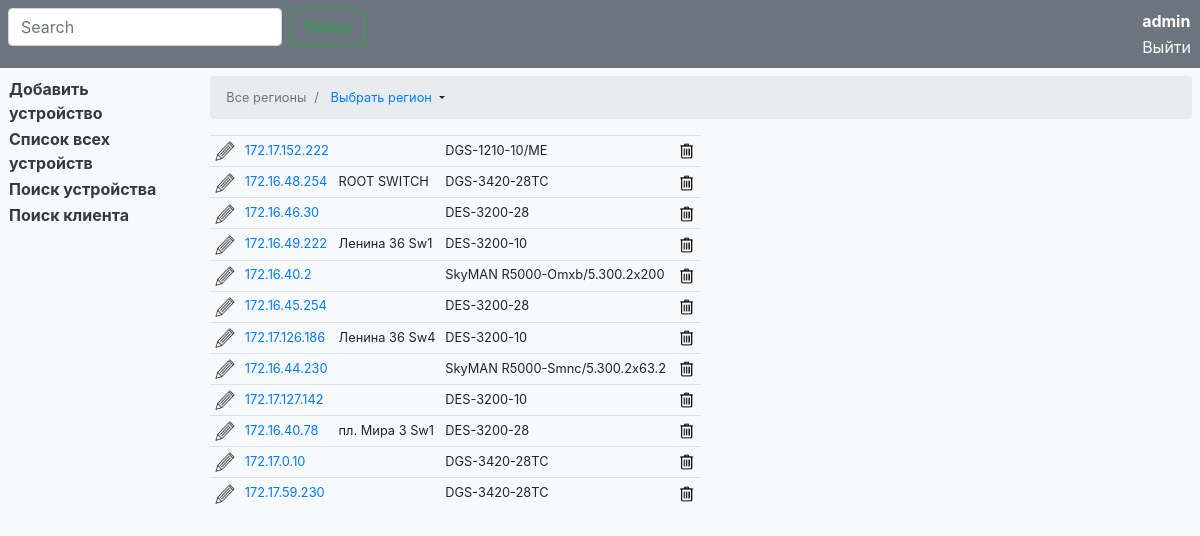
Page / (signed in) on the earlier database version.
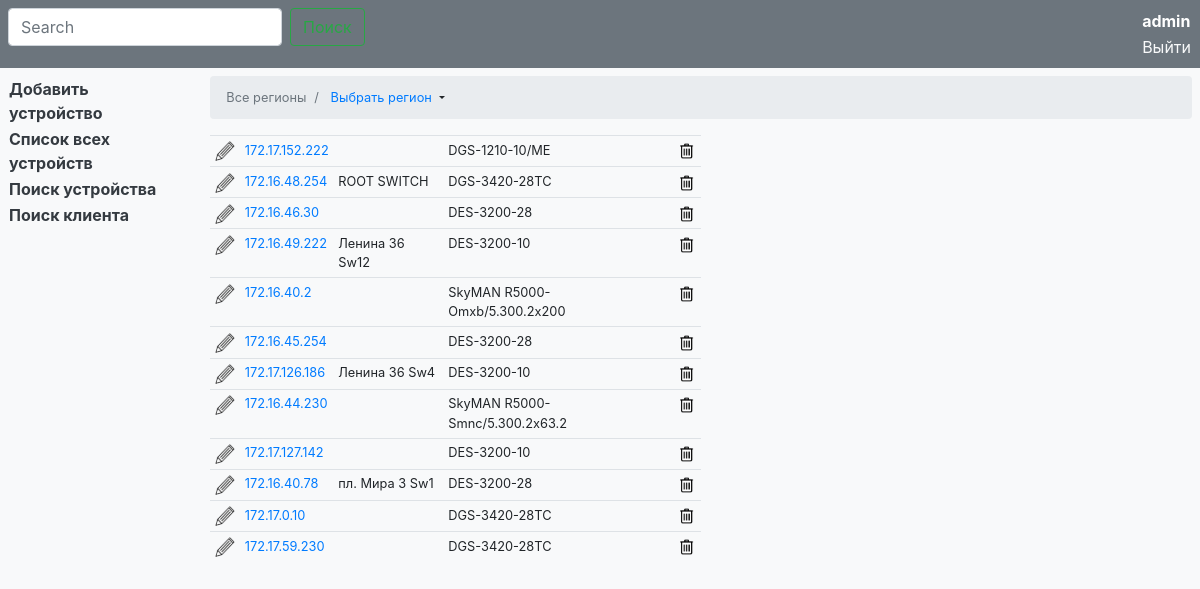
Same page on the later database version.
### models_device/models.py (models this page shows, shortened)
class Device(models.Model):
    model = models.ForeignKey(ModelDevices, null=True, on_delete=models.SET_NULL, help_text='модель устройства', verbose_name='Модель')
    ip = models.GenericIPAddressField(unique=True, help_text='IP нового устройства', verbose_name='IP устройства')
    incoming_port = models.CharField(max_length=10, help_text='приходящий порт', default=1, verbose_name='Приходящий порт')
    up_connect_ip = models.GenericIPAddressField(validators=[validate_up_connect_ip], help_text='IP устройства от которого подключено', verbose_name='IP вышестоящего')
    up_connect_port = models.CharField(max_length=10, help_text='порт подключения на вышестоящем устройстве', default=1, verbose_name='Порт вышестоящего')
    city = models.ForeignKey(Cities, on_delete=models.PROTECT, help_text='город подключения', verbose_name='Город')
    comment = models.TextField(blank=True, verbose_name='Комментарий', help_text='комментарий')
    update = models.DateTimeField(auto_now=True)
    class Meta:
        verbose_name = 'Установленное оборудование'
        verbose_name_plural = 'Установленное оборудование'

class ModelDevices(models.Model):
    type = models.CharField(max_length=30, verbose_name='Тип устройства')
    model = models.CharField(max_length=30, help_text='модель устройства', verbose_name='Модель')
    ports = models.PositiveSmallIntegerField(help_text='количество портов', verbose_name='Портов')
    template = models.CharField(max_length=50,help_text='имя файла с шаблоном', verbose_name='Шаблон')
    comment = models.TextField(blank=True, verbose_name='Комментарий', help_text='комментарий')
    class Meta:
        verbose_name = 'Тип и модель оборудования'
        verbose_name_plural = 'Типы и модели оборудования'
        ordering = ['model']

### models_device/views.py (the view)
# urls.py: path('', DeviceView.as_view(), name='dev_list'),
class DeviceView(PathToCityMixin, ListView):
    template_name = "dev_list.html"
    paginate_by = 12
    def get_queryset(self):
        search_query = self.request.GET.get('search', '')
        result = []
        if search_query:
            result_search = ConnectionOnDevice.objects.filter(connected__icontains=search_query)
            for i in result_search:
                result.append(i.id_dev)
            return result
        else:
            return self._action_list[0]()  # from PathToCityMixin

### cities/models.py (called while the page is built)
    def all_regions():
        regions = []
        for _reg in REGIONS:
            regions.append(_reg[1])
        return regions

### models_device/views.py (called while the page is built)
    def _all_dev(self):
        return Device.objects.all().order_by('city')

    def get_context_data(self, **kwargs):
        self.context = super(PathToCityMixin, self).get_context_data(**kwargs)
        for _key in self._action_list[1:]:
            self.context[_key] = self.kwargs[_key]
        return self.context

### models_device/templates/dev_list.html (shortened to what the changed rows need)
{% extends "base.html" %}
{% load static %}
{% block main %}
			<table class="table table-sm table-hover w-50">
			{% for dev in object_list %}
			<tr>
				<td>
					{% if perms.models_device.change_device %}
	          			{% if region %}
						    {% if city %}
						      <a class="alert-link text-dark" href="{% url 'device_edit_city' region city dev.pk %}" data-toggle="tooltip" data-placement="top" title="Редактировать устройство">
						        <img src="{% static "img/edit.png" %}" width="20" height="20">
						      </a>
						    {% else %}
						      <a class="alert-link text-dark" href="{% url 'device_edit_reg' region dev.pk %}" data-toggle="tooltip" data-placement="top" title="Редактировать устройство">
						        <img src="{% static "img/edit.png" %}" width="20" height="20">
						      </a>
						    {% endif %}
						{% else %}
						    <a class="alert-link text-dark" href="{% url 'device_edit' dev.pk %}" data-toggle="tooltip" data-placement="top" title="Редактировать устройство">
						      <img src="{% static "img/edit.png" %}" width="20" height="20">
						    </a>
						{% endif %}
											{% endif %}
				</td>
				<td>
					<a href="{% url 'connections_on_dev' dev.pk %}" data-toggle="tooltip" data-placement="top" title="Показать подключения на данном устройстве">
						{{ dev.ip }}
					</a>
				<td>
					{{ dev.comment }}
				</td>
				<td>
					{{ dev.model.model }}
				</td>
				<td>
					{% if perms.models_device.delete_device %}
						<a href="" data-toggle="modal" data-target="#deleteModal{{ dev.pk }}" ><img src="{% static "img/delete.png" %}" width="20" height="20"title="Удалить устройство"></a>
					{% endif %}
				</td>
				</td>
			</tr>
			{% endfor %}
			</table>
{% endblock %}

Differences in the rows shown:
changed Device: comment "Ленина 36 Sw1" → "Ленина 36 Sw12"
